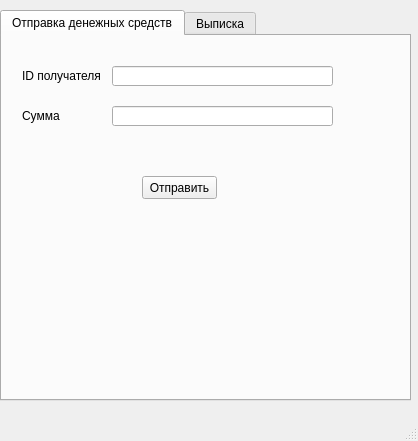
<?xml version="1.0" encoding="UTF-8"?>
<ui version="4.0">
 <class>form</class>
 <widget class="QMainWindow" name="form">
  <property name="geometry">
   <rect>
    <x>0</x>
    <y>0</y>
    <width>418</width>
    <height>441</height>
   </rect>
  </property>
  <property name="windowTitle">
   <string>MainWindow</string>
  </property>
  <widget class="QWidget" name="centralwidget">
   <widget class="QTabWidget" name="tabWidget">
    <property name="geometry">
     <rect>
      <x>0</x>
      <y>10</y>
      <width>411</width>
      <height>391</height>
     </rect>
    </property>
    <property name="currentIndex">
     <number>0</number>
    </property>
    <widget class="QWidget" name="tab">
     <attribute name="title">
      <string>Отправка денежных средств</string>
     </attribute>
     <widget class="QLineEdit" name="lineEdit_2">
      <property name="geometry">
       <rect>
        <x>110</x>
        <y>70</y>
        <width>221</width>
        <height>20</height>
       </rect>
      </property>
     </widget>
     <widget class="QLabel" name="label_2">
      <property name="geometry">
       <rect>
        <x>20</x>
        <y>70</y>
        <width>81</width>
        <height>20</height>
       </rect>
      </property>
      <property name="text">
       <string>Сумма</string>
      </property>
     </widget>
     <widget class="QLabel" name="label">
      <property name="geometry">
       <rect>
        <x>20</x>
        <y>30</y>
        <width>81</width>
        <height>20</height>
       </rect>
      </property>
      <property name="text">
       <string>ID получателя</string>
      </property>
     </widget>
     <widget class="QLineEdit" name="lineEdit">
      <property name="geometry">
       <rect>
        <x>110</x>
        <y>30</y>
        <width>221</width>
        <height>20</height>
       </rect>
      </property>
      <property name="maxLength">
       <number>32</number>
      </property>
     </widget>
     <widget class="QPushButton" name="pushButton">
      <property name="geometry">
       <rect>
        <x>140</x>
        <y>140</y>
        <width>75</width>
        <height>23</height>
       </rect>
      </property>
      <property name="text">
       <string>Отправить</string>
      </property>
     </widget>
    </widget>
    <widget class="QWidget" name="tab_2">
     <attribute name="title">
      <string>Выписка</string>
     </attribute>
     <widget class="QLabel" name="label_3">
      <property name="geometry">
       <rect>
        <x>150</x>
        <y>0</y>
        <width>111</width>
        <height>16</height>
       </rect>
      </property>
      <property name="text">
       <string>Входящие переводы</string>
      </property>
     </widget>
     <widget class="QLabel" name="label_4">
      <property name="geometry">
       <rect>
        <x>150</x>
        <y>170</y>
        <width>111</width>
        <height>16</height>
       </rect>
      </property>
      <property name="text">
       <string>Исходящие переводы</string>
      </property>
     </widget>
     <widget class="QTextEdit" name="textEdit_2">
      <property name="geometry">
       <rect>
        <x>20</x>
        <y>190</y>
        <width>371</width>
        <height>141</height>
       </rect>
      </property>
      <property name="readOnly">
       <bool>true</bool>
      </property>
     </widget>
     <widget class="QTextEdit" name="textEdit">
      <property name="geometry">
       <rect>
        <x>20</x>
        <y>20</y>
        <width>371</width>
        <height>141</height>
       </rect>
      </property>
      <property name="readOnly">
       <bool>true</bool>
      </property>
     </widget>
     <widget class="QPushButton" name="pushButton_2">
      <property name="geometry">
       <rect>
        <x>50</x>
        <y>340</y>
        <width>75</width>
        <height>23</height>
       </rect>
      </property>
      <property name="text">
       <string>Обновить</string>
      </property>
     </widget>
     <widget class="QPushButton" name="pushButton_3">
      <property name="geometry">
       <rect>
        <x>270</x>
        <y>340</y>
        <width>75</width>
        <height>23</height>
       </rect>
      </property>
      <property name="text">
       <string>Экспорт</string>
      </property>
     </widget>
    </widget>
   </widget>
  </widget>
  <widget class="QMenuBar" name="menubar">
   <property name="geometry">
    <rect>
     <x>0</x>
     <y>0</y>
     <width>418</width>
     <height>21</height>
    </rect>
   </property>
  </widget>
  <widget class="QStatusBar" name="statusbar"/>
 </widget>
 <resources/>
 <connections/>
</ui>
